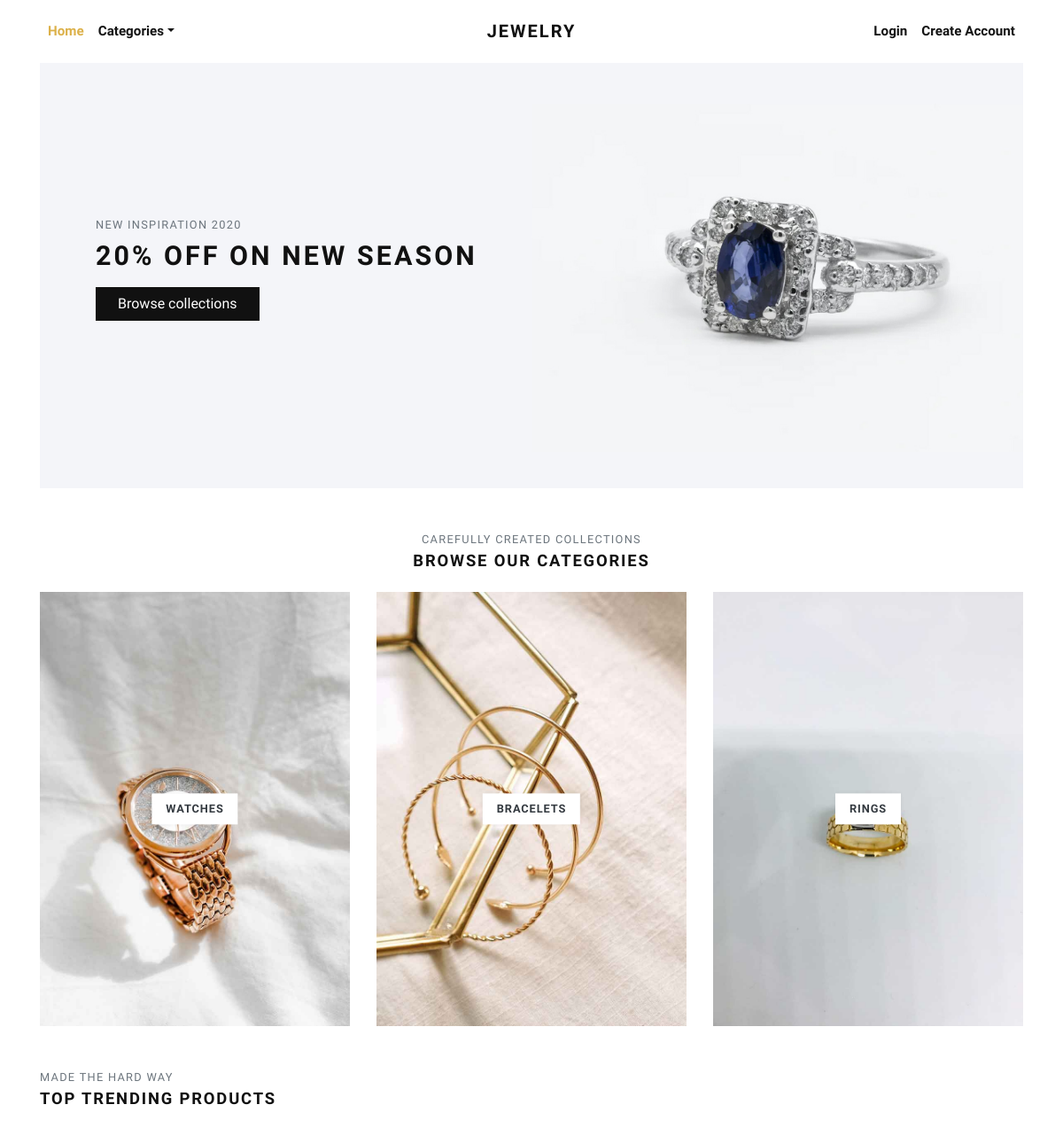
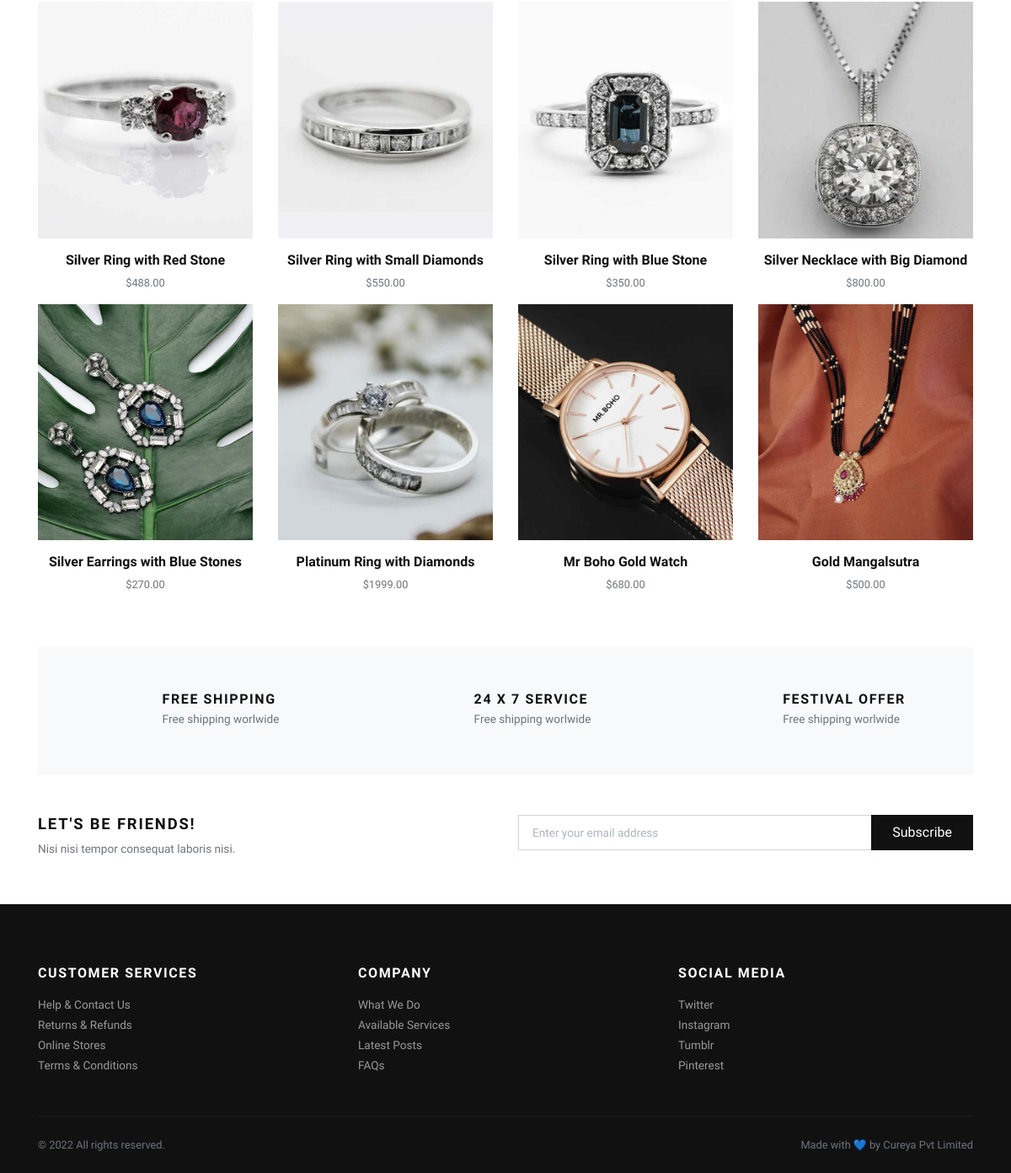
The page / on the database its author committed (2 pictures, top to bottom).
### store/models.py (models this page shows, shortened)
class Category(models.Model):
    title = models.CharField(max_length=50, verbose_name="Category Title")
    slug = models.SlugField(max_length=55, verbose_name="Category Slug")
    description = models.TextField(blank=True, verbose_name="Category Description")
    category_image = models.ImageField(upload_to='category', blank=True, null=True, verbose_name="Category Image")
    is_active = models.BooleanField(verbose_name="Is Active?")
    is_featured = models.BooleanField(verbose_name="Is Featured?")
    created_at = models.DateTimeField(auto_now_add=True, verbose_name="Created Date")
    updated_at = models.DateTimeField(auto_now=True, verbose_name="Updated Date")
    class Meta:
        verbose_name_plural = 'Categories'
        ordering = ('-created_at', )

class Product(models.Model):
    title = models.CharField(max_length=150, verbose_name="Product Title")
    slug = models.SlugField(max_length=160, verbose_name="Product Slug")
    sku = models.CharField(max_length=255, unique=True, verbose_name="Unique Product ID (SKU)")
    short_description = models.TextField(verbose_name="Short Description")
    detail_description = models.TextField(blank=True, null=True, verbose_name="Detail Description")
    product_image = models.ImageField(upload_to='product', blank=True, null=True, verbose_name="Product Image")
    price = models.DecimalField(max_digits=8, decimal_places=2)
    category = models.ForeignKey(Category, verbose_name="Product Categoy", on_delete=models.CASCADE)
    is_active = models.BooleanField(verbose_name="Is Active?")
    is_featured = models.BooleanField(verbose_name="Is Featured?")
    created_at = models.DateTimeField(auto_now_add=True, verbose_name="Created Date")
    updated_at = models.DateTimeField(auto_now=True, verbose_name="Updated Date")
    class Meta:
        verbose_name_plural = 'Products'
        ordering = ('-created_at', )

### store/views.py (the view)
# urls.py: path('', views.home, name="home"),
def home(request):
    categories = Category.objects.filter(is_active=True, is_featured=True)[:3]
    products = Product.objects.filter(is_active=True, is_featured=True)[:8]
    context = {
        'categories': categories,
        'products': products,
    }
    return render(request, 'store/index.html', context)

### templates/store/index.html (shortened to what this page needs)
{% extends 'base.html' %}
{% load static %}
      {% block content %}
      <div class="container">
        <section class="hero pb-3 bg-cover bg-center d-flex align-items-center" style="background: url({% static 'img/hero-jewlrey-banner.jpg' %})">
          <div class="container py-5">
            <div class="row px-4 px-lg-5">
              <div class="col-lg-6">
                <p class="text-muted small text-uppercase mb-2">New Inspiration 2020</p>
                <h1 class="h2 text-uppercase mb-3">20% off on new season</h1><a class="btn btn-dark" href="{% url 'store:all-categories' %}">Browse collections</a>
              </div>
            </div>
          </div>
        </section>
        <section class="pt-5">
          <header class="text-center">
            <p class="small text-muted small text-uppercase mb-1">Carefully created collections</p>
            <h2 class="h5 text-uppercase mb-4">Browse our categories</h2>
          </header>
          <div class="row">
          {% if categories %}
            {% for category in categories %}
              <div class="col-md-4 mb-4 mb-md-0">
                <a class="category-item" href="{% url 'store:category-products' category.slug %}">
                  <strong class="category-item-title">{{ category.title }}</strong>
                </a>
              </div>
            {% endfor %}
          {% endif %}
          </div>
        </section>
        <section class="py-5">
          <header>
            <p class="small text-muted small text-uppercase mb-1">Made the hard way</p>
            <h2 class="h5 text-uppercase mb-4">Top trending products</h2>
          </header>
          <div class="row">
            {% if products %}
              {% for product in products %}
                <div class="col-xl-3 col-lg-4 col-sm-6">
                  <div class="product text-center">
                    <div class="position-relative mb-3">
                      <a class="d-block" href="{% url 'store:product-detail' product.slug %}">
                        {% if product.product_image %}
                          <img class="img-fluid w-100" src="{{ product.product_image.url }}" alt="{{product.title}}">
                        {% else %}
                          <img class="img-fluid w-100" src="{% static 'img/product-1.jpg' %}" alt="{{product.title}}">
                        {% endif %}
                      </a>
                    </div>
                    <h6> <a class="reset-anchor" href="detail.html">{{ product.title }}</a></h6>
                    <p class="small text-muted">${{product.price}}</p>
                  </div>
                </div>
              {% endfor %}
            {% endif %}
          </div>
        </section>
        <section class="py-5 bg-light">
          <div class="container">
            <div class="row text-center">
              <div class="col-lg-4 mb-3 mb-lg-0">
                <div class="d-inline-block">
                  <div class="media align-items-end">
                    <svg class="svg-icon svg-icon-big svg-icon-light">
                      <use xlink:href="#delivery-time-1"> </use>
                    </svg>
                    <div class="media-body text-left ml-3">
                      <h6 class="text-uppercase mb-1">Free shipping</h6>
                      <p class="text-small mb-0 text-muted">Free shipping worlwide</p>
                    </div>
                  </div>
                </div>
              </div>
              <div class="col-lg-4 mb-3 mb-lg-0">
                <div class="d-inline-block">
                  <div class="media align-items-end">
                    <svg class="svg-icon svg-icon-big svg-icon-light">
                      <use xlink:href="#helpline-24h-1"> </use>
                    </svg>
                    <div class="media-body text-left ml-3">
                      <h6 class="text-uppercase mb-1">24 x 7 service</h6>
                      <p class="text-small mb-0 text-muted">Free shipping worlwide</p>
                    </div>
                  </div>
                </div>
              </div>
              <div class="col-lg-4">
                <div class="d-inline-block">
                  <div class="media align-items-end">
                    <svg class="svg-icon svg-icon-big svg-icon-light">
                      <use xlink:href="#label-tag-1"> </use>
                    </svg>
                    <div class="media-body text-left ml-3">
                      <h6 class="text-uppercase mb-1">Festival offer</h6>
                      <p class="text-small mb-0 text-muted">Free shipping worlwide</p>
                    </div>
                  </div>
                </div>
              </div>
            </div>
          </div>
        </section>
        <section class="py-5">
          <div class="container p-0">
            <div class="row">
              <div class="col-lg-6 mb-3 mb-lg-0">
                <h5 class="text-uppercase">Let's be friends!</h5>
                <p class="text-small text-muted mb-0">Nisi nisi tempor consequat laboris nisi.</p>
              </div>
              <div class="col-lg-6">
                <form action="#">
                  <div class="input-group flex-column flex-sm-row mb-3">
                    <input class="form-control form-control-lg py-3" type="email" placeholder="Enter your email address" aria-describedby="button-addon2">
                    <div class="input-group-append">
                      <button class="btn btn-dark btn-block" id="button-addon2" type="submit">Subscribe</button>
                    </div>
                  </div>
                </form>
              </div>
            </div>
          </div>
        </section>
      </div>
      {% endblock content %}

### templates/base.html (shortened to what this page needs)
{% load static %}
<!DOCTYPE html>
<html>
  <head>
    <link rel="stylesheet" href="{% static 'vendor/bootstrap/css/bootstrap.min.css' %}">
    <link rel="stylesheet" href="{% static 'vendor/lightbox2/css/lightbox.min.css' %}">
    <link rel="stylesheet" href="{% static 'vendor/nouislider/nouislider.min.css' %}">
    <link rel="stylesheet" href="{% static 'vendor/bootstrap-select/css/bootstrap-select.min.css' %}">
    <link rel="stylesheet" href="{% static 'vendor/owl.carousel2/assets/owl.carousel.min.css' %}">
    <link rel="stylesheet" href="{% static 'vendor/owl.carousel2/assets/owl.theme.default.css' %}">
    <link rel="stylesheet" href="{% static 'css/style.default.css' %}" id="theme-stylesheet">
    <link rel="stylesheet" href="{% static 'css/custom.css' %}">
  </head>
  <body>
    <div class="page-holder">
      {% include 'navbar.html' %}
      {% block content %}
      {% endblock content %}
      {% include 'footer.html' %}
      {% include 'scripts.html' %}

### templates/navbar.html (shortened to what this page needs)
{% load static %}
      <header class="header bg-white">
        <div class="container px-0 px-lg-3">
          <nav class="navbar navbar-expand-lg navbar-light py-3 px-lg-0"><a class="navbar-brand" href="{% url 'store:home' %}"><span class="font-weight-bold text-uppercase text-dark">Jewelry</span></a>
            <div class="collapse navbar-collapse" id="navbarSupportedContent">
              <ul class="navbar-nav mr-auto">
                <li class="nav-item">
                  <a class="nav-link active" href="{% url 'store:home' %}">Home</a>
                </li>
                <li class="nav-item dropdown"><a class="nav-link dropdown-toggle" id="pagesDropdown" href="#" data-toggle="dropdown" aria-haspopup="true" aria-expanded="false">Categories</a>
                </li>
              </ul>
              <ul class="navbar-nav ml-auto">
                {% if request.user.is_authenticated %}
                  <li class="nav-item"><a class="nav-link" href="{% url 'store:cart' %}"> <i class="fas fa-dolly-flatbed mr-1 text-gray"></i>Cart<small class="text-gray">({{cart_items.count}})</small></a></li>
                  <li class="nav-item"><a class="nav-link" href="#"> <i class="far fa-heart mr-1"></i><small class="text-gray"> (0)</small></a></li>
                  {% comment %} <li class="nav-item"><a class="nav-link" href="#"> <i class="fas fa-user-alt mr-1 text-gray"></i>My Account</a></li> {% endcomment %}
                  <li class="nav-item dropdown"><a class="nav-link dropdown-toggle" id="pagesDropdown" href="#" data-toggle="dropdown" aria-haspopup="true" aria-expanded="false"><i class="fas fa-user-alt mr-1 text-gray"></i>My Account</a></a>
                  <div class="dropdown-menu mt-3" aria-labelledby="pagesDropdown">
                      <a class="dropdown-item border-0 transition-link" href="{% url 'store:profile' %}">Profile</a>
                      <a class="dropdown-item border-0 transition-link" href="{% url 'store:cart' %}">Cart</a>
                      <a class="dropdown-item border-0 transition-link" href="{% url 'store:orders' %}">Orders</a>
                      <a class="dropdown-item border-0 transition-link" href="{% url 'store:password-change' %}">Change Password</a>
                    <hr>
                    <a class="dropdown-item border-0 transition-link" href="{% url 'store:logout' %}">Log Out</a>
                </li>
                {% else %}
                  <li class="nav-item"><a class="nav-link" href="{% url 'store:login' %}">Login</a></li>
                  <li class="nav-item"><a class="nav-link" href="{% url 'store:register' %}">Create Account</a></li>
                {% endif %}
              </ul>
            </div>
          </nav>
        </div>
      </header>

### templates/footer.html
<footer class="bg-dark text-white">
        <div class="container py-4">
          <div class="row py-5">
            <div class="col-md-4 mb-3 mb-md-0">
              <h6 class="text-uppercase mb-3">Customer services</h6>
              <ul class="list-unstyled mb-0">
                <li><a class="footer-link" href="#">Help &amp; Contact Us</a></li>
                <li><a class="footer-link" href="#">Returns &amp; Refunds</a></li>
                <li><a class="footer-link" href="#">Online Stores</a></li>
                <li><a class="footer-link" href="#">Terms &amp; Conditions</a></li>
              </ul>
            </div>
            <div class="col-md-4 mb-3 mb-md-0">
              <h6 class="text-uppercase mb-3">Company</h6>
              <ul class="list-unstyled mb-0">
                <li><a class="footer-link" href="#">What We Do</a></li>
                <li><a class="footer-link" href="#">Available Services</a></li>
                <li><a class="footer-link" href="#">Latest Posts</a></li>
                <li><a class="footer-link" href="#">FAQs</a></li>
              </ul>
            </div>
            <div class="col-md-4">
              <h6 class="text-uppercase mb-3">Social media</h6>
              <ul class="list-unstyled mb-0">
                <li><a class="footer-link" href="#">Twitter</a></li>
                <li><a class="footer-link" href="#">Instagram</a></li>
                <li><a class="footer-link" href="#">Tumblr</a></li>
                <li><a class="footer-link" href="#">Pinterest</a></li>
              </ul>
            </div>
          </div>
          <div class="border-top pt-4" style="border-color: #1d1d1d !important">
            <div class="row">
              <div class="col-lg-6">
                <p class="small text-muted mb-0">&copy; 2022 All rights reserved.</p>
              </div>
              <div class="col-lg-6 text-lg-right">
                <p class="small text-muted mb-0">Made with 💙 by Cureya Pvt Limited</p>
              </div>
            </div>
          </div>
        </div>
      </footer>

### templates/scripts.html (shortened to what this page needs)
{% load static %}
      <link rel="stylesheet" href="https://use.fontawesome.com/releases/v5.7.1/css/all.css">
    </div>
  </body>
</html>

### rows shown on the page
Category: title "WATCHES"
Category: title "BRACELETS"
Category: title "RINGS"
Product: product_image (picture), title "Silver Ring with Red Stone", price "488.00"
Product: product_image (picture), title "Silver Ring with Small Diamonds", price "550.00"
Product: product_image (picture), title "Silver Ring with Blue Stone", price "350.00"
Product: product_image (picture), title "Silver Necklace with Big Diamond", price "800.00"
Product: product_image (picture), title "Silver Earrings with Blue Stones", price "270.00"
Product: product_image (picture), title "Platinum Ring with Diamonds", price "1999.00"
Product: product_image (picture), title "Mr Boho Gold Watch", price "680.00"
Product: product_image (picture), title "Gold Mangalsutra", price "500.00"
